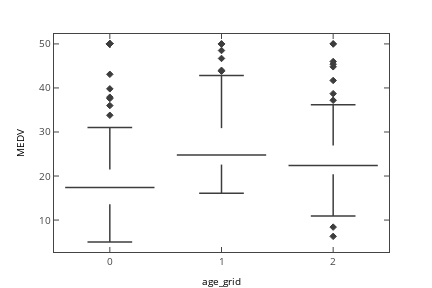

This figure's notebook cell:
### Code cell
iplot_mpl(s.figure)

### Figure 1 — Plotly figure (JSON) as saved in the notebook; plotly's stock layout.template omitted (floating-point values rounded to 4 significant figures)
{"data": [{"line": {"color": "rgba (61, 61, 61, 1)", "dash": "solid", "width": 1.5}, "mode": "lines", "name": "_line0", "type": "scatter", "uid": "0a36b443-e781-4497-8947-30fe35eaf257", "x": [0, 0], "xaxis": "x", "y": [13.6, 5], "yaxis": "y"}, {"line": {"color": "rgba (61, 61, 61, 1)", "dash": "solid", "width": 1.5}, "mode": "lines", "name": "_line1", "type": "scatter", "uid": "6b30a43a-a272-4750-9ee3-5c11e3ceb28f", "x": [0, 0], "xaxis": "x", "y": [21.5, 31], "yaxis": "y"}, {"line": {"color": "rgba (61, 61, 61, 1)", "dash": "solid", "width": 1.5}, "mode": "lines", "name": "_line2", "type": "scatter", "uid": "5949102e-1b0d-4875-a131-cd745a0859bc", "x": [-0.2, 0.2], "xaxis": "x", "y": [5, 5], "yaxis": "y"}, {"line": {"color": "rgba (61, 61, 61, 1)", "dash": "solid", "width": 1.5}, "mode": "lines", "name": "_line3", "type": "scatter", "uid": "9c97082e-c505-4c4f-9a3d-8e5a393bc7b7", "x": [-0.2, 0.2], "xaxis": "x", "y": [31, 31], "yaxis": "y"}, {"line": {"color": "rgba (61, 61, 61, 1)", "dash": "solid", "width": 1.5}, "mode": "lines", "name": "_line4", "type": "scatter", "uid": "89ce6bc8-9b7f-48fb-9d60-b4dc7a037e09", "x": [-0.4, 0.4], "xaxis": "x", "y": [17.4, 17.4], "yaxis": "y"}, {"marker": {"color": "#3D3D3D", "line": {"color": "#3D3D3D", "width": 1}, "opacity": 1, "size": 5, "symbol": "diamond"}, "mode": "markers", "name": "_line5", "type": "scatter", "uid": "ce5cd212-26e7-414b-b5a8-d56f72b36a83", "x": [0, 0, 0, 0, 0, 0, 0, 0, 0, 0, 0, 0, 0, 0], "xaxis": "x", "y": [39.8, 50, 50, 33.8, 36, 50, 37.9, 37.6, 50, 50, 50, 43.1, 50, 50], "yaxis": "y"}, {"line": {"color": "rgba (61, 61, 61, 1)", "dash": "solid", "width": 1.5}, "mode": "lines", "name": "_line6", "type": "scatter", "uid": "938a5994-338c-4d47-b7f1-70cf87c8d40a", "x": [1, 1], "xaxis": "x", "y": [22.6, 16.1], "yaxis": "y"}, {"line": {"color": "rgba (61, 61, 61, 1)", "dash": "solid", "width": 1.5}, "mode": "lines", "name": "_line7", "type": "scatter", "uid": "e1c45a4c-a069-43d7-aef5-d04dd69bbbd7", "x": [1, 1], "xaxis": "x", "y": [30.88, 42.8], "yaxis": "y"}, {"line": {"color": "rgba (61, 61, 61, 1)", "dash": "solid", "width": 1.5}, "mode": "lines", "name": "_line8", "type": "scatter", "uid": "1dea5f4a-368a-497e-866a-85efa1375000", "x": [0.8, 1.2], "xaxis": "x", "y": [16.1, 16.1], "yaxis": "y"}, {"line": {"color": "rgba (61, 61, 61, 1)", "dash": "solid", "width": 1.5}, "mode": "lines", "name": "_line9", "type": "scatter", "uid": "1723be73-7338-4b03-9a80-793696844dee", "x": [0.8, 1.2], "xaxis": "x", "y": [42.8, 42.8], "yaxis": "y"}, {"line": {"color": "rgba (61, 61, 61, 1)", "dash": "solid", "width": 1.5}, "mode": "lines", "name": "_line10", "type": "scatter", "uid": "3b27071a-bb16-4071-8e38-ac52dbab1e6a", "x": [0.6, 1.4], "xaxis": "x", "y": [24.8, 24.8], "yaxis": "y"}, {"marker": {"color": "#3D3D3D", "line": {"color": "#3D3D3D", "width": 1}, "opacity": 1, "size": 5, "symbol": "diamond"}, "mode": "markers", "name": "_line11", "type": "scatter", "uid": "cf0421c3-ce4d-4704-bd05-5e60a068e947", "x": [1, 1, 1, 1, 1, 1], "xaxis": "x", "y": [48.5, 46.7, 50, 43.8, 50, 44], "yaxis": "y"}, {"line": {"color": "rgba (61, 61, 61, 1)", "dash": "solid", "width": 1.5}, "mode": "lines", "name": "_line12", "type": "scatter", "uid": "4e29aafb-14f3-4ee8-9565-644b324affe7", "x": [2, 2], "xaxis": "x", "y": [20.42, 10.9], "yaxis": "y"}, {"line": {"color": "rgba (61, 61, 61, 1)", "dash": "solid", "width": 1.5}, "mode": "lines", "name": "_line13", "type": "scatter", "uid": "fd7159af-66c4-448d-b9e7-0f590ae62888", "x": [2, 2], "xaxis": "x", "y": [26.95, 36.2], "yaxis": "y"}, {"line": {"color": "rgba (61, 61, 61, 1)", "dash": "solid", "width": 1.5}, "mode": "lines", "name": "_line14", "type": "scatter", "uid": "9aba0ab6-e52c-414e-b6d6-d59ed9f09c7c", "x": [1.8, 2.2], "xaxis": "x", "y": [10.9, 10.9], "yaxis": "y"}, {"line": {"color": "rgba (61, 61, 61, 1)", "dash": "solid", "width": 1.5}, "mode": "lines", "name": "_line15", "type": "scatter", "uid": "e0f703fe-5c5e-423b-9682-7b72ae2aefd0", "x": [1.8, 2.2], "xaxis": "x", "y": [36.2, 36.2], "yaxis": "y"}, {"line": {"color": "rgba (61, 61, 61, 1)", "dash": "solid", "width": 1.5}, "mode": "lines", "name": "_line16", "type": "scatter", "uid": "4ac9e8eb-19a4-4635-9243-491a5b9a5033", "x": [1.6, 2.4], "xaxis": "x", "y": [22.4, 22.4], "yaxis": "y"}, {"marker": {"color": "#3D3D3D", "line": {"color": "#3D3D3D", "width": 1}, "opacity": 1, "size": 5, "symbol": "diamond"}, "mode": "markers", "name": "_line17", "type": "scatter", "uid": "a1d9f470-2146-4e37-bcfd-59de432654e4", "x": [2, 2, 2, 2, 2, 2, 2, 2, 2, 2], "xaxis": "x", "y": [8.4, 6.3, 44.8, 46, 37.2, 50, 45.4, 38.7, 50, 41.7], "yaxis": "y"}], "layout": {"autosize": false, "height": 288, "hovermode": "closest", "margin": {"b": 36, "l": 54, "pad": 0, "r": 43, "t": 34}, "showlegend": false, "width": 432, "xaxis": {"anchor": "y", "domain": [0, 1], "dtick": 1, "mirror": "ticks", "range": [-0.5, 2.5], "showgrid": false, "showline": true, "side": "bottom", "tick0": 0, "tickfont": {"size": 10}, "ticks": "inside", "title": {"font": {"color": "#000000", "size": 10}, "text": "age_grid"}, "type": "linear", "zeroline": false}, "yaxis": {"anchor": "x", "domain": [0, 1], "mirror": "ticks", "nticks": 7, "range": [2.75, 52.25], "showgrid": false, "showline": true, "side": "left", "tickfont": {"size": 10}, "ticks": "inside", "title": {"font": {"color": "#000000", "size": 10}, "text": "MEDV"}, "type": "linear", "zeroline": false}}}
